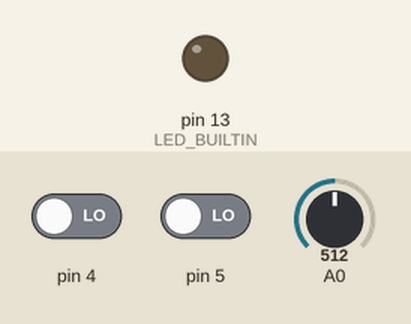
Simulated run of this sketch. Board: Arduino Uno, built with avr-gcc and run on an emulated ATmega328P. Parts: output pins drawn as LEDs (lit = HIGH). The inputs (shaded band) are chosen by the test bench; at power-on: pin 4 LOW, pin 5 LOW, A0 = 512. What the sketch prints to the serial monitor is not drawn.

Above: at 1.2 s.
1.3 s: pin 4 driven HIGH
At 2.0 s:
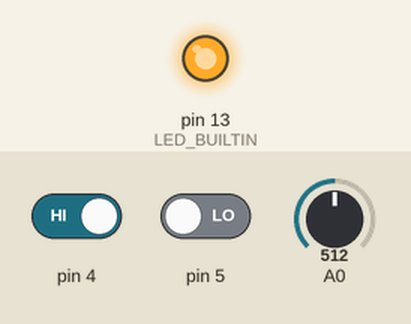
2.8 s: pin 4 driven LOW
At 3.2 s:
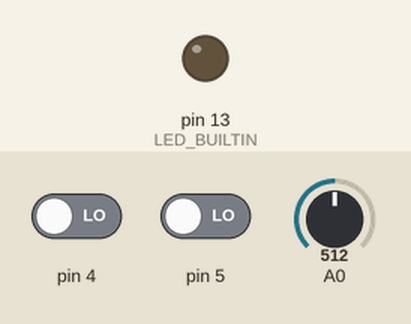
4.3 s: pin 5 driven HIGH
At 5.5 s:
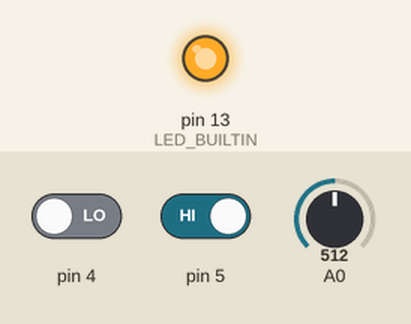
Timing chart, 0 to 7.3 s (numbered marks = the images above; inputs shaded):
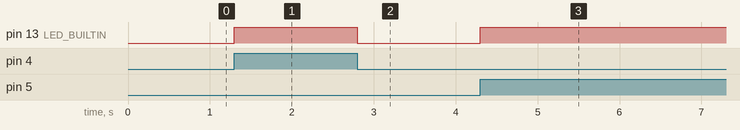

The sketch:

ecg_AD8232_com_filtro_notch.ino
```cpp
/*
 * Exemplo de coleta de dados de ECG usando o módulo AD8232.
 * O sinal coletado passa por um filtro notch digital para eliminar
 * o ruído da rede elétrica em 60Hz.
 * O LED interno da placa Arduino é aceso quando o módulo AD8232
 * detecta um eletrodo solto.
 *
 * Filtro notch baseado em:
 *   CHOY, T. T. C.; LEUNG, P. M. Real time microprocessor-based
 *   50 Hz notch filter for ECG. Journal of biomedical engineering,
 *   v. 10, n. 3, p. 285-288, 1988.
 *
 * Opções do filtro variam com a frequência de aquisição (Fs):
 *  Para Fs = 120Hz, usar "N_PONTOS 2" e "N 1"
 *  Para Fs = 240Hz, usar "N_PONTOS 3" e "N 2"
 *  Para Fs = 360Hz, usar "N_PONTOS 4" e "N 3"
 *  "a" deve estar entre 0 e 1:
 *    - "a" próximo de 0 distorce mais o sinal de ECG, mas é
 *      menos suscetível a variações nas frequências do ruído
 *      e de amostragem;
 *    - "a" próximo de 1 distorce menos o sinal de ECG, mas é
 *      mais suscetível a variações nas frequências do ruído
 *      e de amostragem.
 *
 * Criado por: Erick Dario León Bueno de Camargo, 2023
 */

// Frequencia de amostragem desejada, em Hz:
long frequencia = 120;

// Constantes necessárias para o filtro notch
#define N_PONTOS 2
#define N 1
#define a 0.05

unsigned long atraso_us = (1000000.0/frequencia);
int X[N_PONTOS];   // vetor com as medidas atuais
int Y[N_PONTOS];   // vetor com as medidas filtradas
unsigned long tempo_atual, tempo_anterior;
int contador;

/////////////////////////////////////////////////////////////////
// Esta função só roda uma vez, no início
void setup() {
  // initialize the serial communication:
  Serial.begin(115200);
  pinMode(4, INPUT);
  pinMode(5, INPUT);
  pinMode(LED_BUILTIN, OUTPUT);
  tempo_anterior = micros();
  contador = 0;
}

/////////////////////////////////////////////////////////////////
// Esta função se repete indefinidamente
void loop() {

  tempo_atual = micros();

  if((digitalRead(4) == 1)||(digitalRead(5) == 1)){
    digitalWrite(LED_BUILTIN, HIGH);
  }
  else{
    if (digitalRead(LED_BUILTIN) == 1){ // se está aceso, apaga
      digitalWrite(LED_BUILTIN, LOW);
    }

    // o abs() evita problemas com overflow da função micros()
    if (abs(tempo_atual - tempo_anterior) > atraso_us) {
      tempo_anterior = tempo_atual;
      X[contador] = analogRead(A0); // realiza medida atual
      int ponto_anterior = (contador+N_PONTOS-N)%N_PONTOS;

      Y[contador] = ((X[contador]+X[ponto_anterior])/2) + a*(((X[contador]+X[ponto_anterior])/2) - Y[ponto_anterior]);
      Serial.println(Y[contador]);
      contador = contador + 1;
      if (contador >= N_PONTOS){
        contador = 0;
      }
    }
  }
}
```

Measured:
- after the input at 1.3 s, pin 13 (LED_BUILTIN): LOW → HIGH at once
- after the input at 2.8 s, pin 13 (LED_BUILTIN): HIGH → LOW at once
- after the input at 4.3 s, pin 13 (LED_BUILTIN): LOW → HIGH at once
